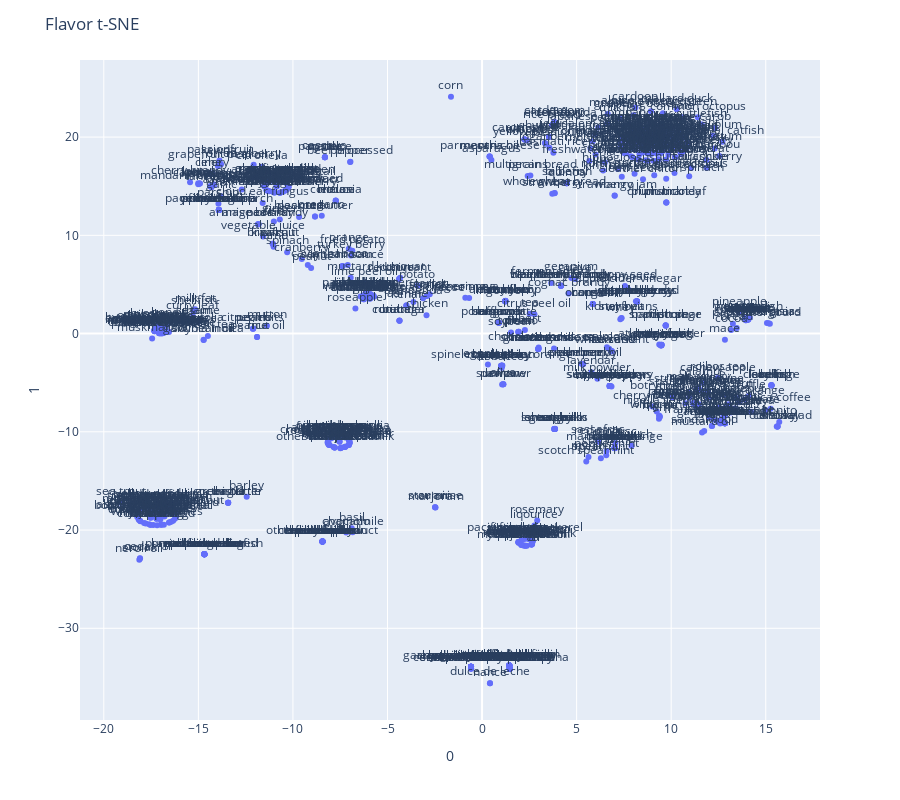

The notebook cell this image was saved under:
### Code cell
fig = px.scatter(
    flavor_emb, x=0, y=1,
    text=flavor_df['ingredient']
)
fig.update_traces(textposition='top center')

fig.update_layout(  
    height=800,
    title_text='Flavor t-SNE'
)
fig.show()

### Figure 1 — Plotly figure (JSON) as saved in the notebook; plotly's stock layout.template omitted (floating-point values rounded to 4 significant figures; data arrays with more than 128 entries replaced by an {"elided": "..."} marker saying what was removed)
{"data": [{"hovertemplate": "0=%{x}<br>1=%{y}<br>text=%{text}<extra></extra>", "legendgroup": "", "marker": {"color": "#636efa", "symbol": "circle"}, "mode": "markers+text", "name": "", "orientation": "v", "showlegend": false, "text": {"elided": "812 str values"}, "textposition": "top center", "type": "scatter", "x": {"elided": "812 float values"}, "xaxis": "x", "y": {"elided": "812 float values"}, "yaxis": "y"}], "layout": {"height": 800, "legend": {"tracegroupgap": 0}, "margin": {"t": 60}, "title": {"text": "Flavor t-SNE"}, "xaxis": {"anchor": "y", "domain": [0, 1], "title": {"text": "0"}}, "yaxis": {"anchor": "x", "domain": [0, 1], "title": {"text": "1"}}}}
